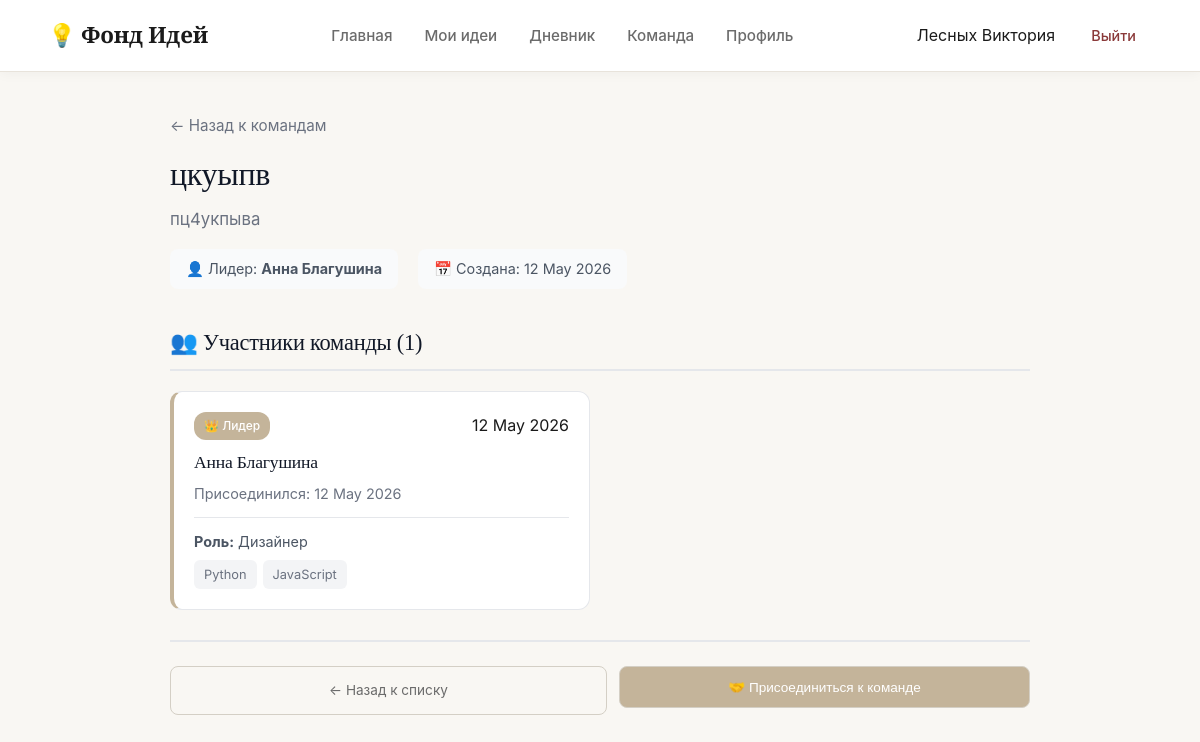
The page /team_members/3 (signed in) on the database as committed earlier.
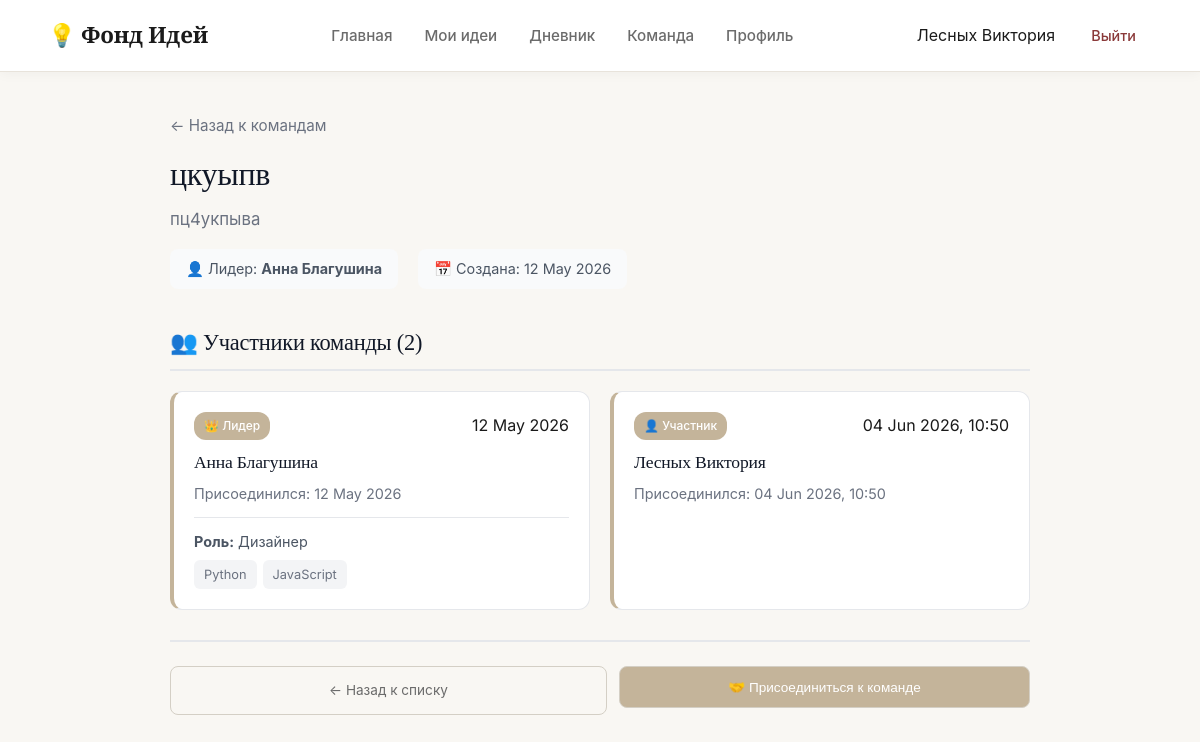
The same page on the database as committed later.
### data/models.py (models this page shows, shortened)
class TeamMember(db.Model):
    id = db.Column(db.Integer, primary_key=True)
    team_id = db.Column(db.Integer, db.ForeignKey('team.id'), nullable=False)
    user_id = db.Column(db.Integer, db.ForeignKey('user.id'), nullable=False)
    role = db.Column(db.String(50))
    joined_date = db.Column(db.String(50))
    user = db.relationship('User', backref='team_memberships', lazy=True)

class User(db.Model):
    id = db.Column(db.Integer, primary_key=True)
    username = db.Column(db.String(80), nullable=False)
    email = db.Column(db.String(120), unique=True, nullable=False)
    password_hash = db.Column(db.String(256))
    bio = db.Column(db.Text, default="")
    about_me = db.Column(db.Text, default="")
    city = db.Column(db.String(100), default="Москва, Россия")
    joined_year = db.Column(db.String(10), default="2026")
    is_email_visible = db.Column(db.Boolean, default=True)
    is_city_visible = db.Column(db.Boolean, default=True)
    is_photo_visible = db.Column(db.Boolean, default=True)
    is_skills_visible = db.Column(db.Boolean, default=True)
    is_description_visible = db.Column(db.Boolean, default=True)
    is_ideas_visible = db.Column(db.Boolean, default=True)
    is_team_visible = db.Column(db.Boolean, default=True)
    ideas = db.relationship('Idea', backref='author', lazy=True)
    diary_entries = db.relationship('DiaryEntry', backref='owner', lazy=True)
    skills = db.relationship('Skill', backref='owner_skill', lazy=True)

class TeamProfile(db.Model):
    id = db.Column(db.Integer, primary_key=True)
    user_id = db.Column(db.Integer, db.ForeignKey('user.id'), nullable=False)
    role = db.Column(db.String(50), nullable=False)
    skills = db.Column(db.String(200))
    description = db.Column(db.Text)
    looking_for = db.Column(db.String(20), default='team')
    status = db.Column(db.String(20), default='active')
    date = db.Column(db.String(50))
    owner = db.relationship('User', backref='team_profiles', lazy=True)

### app.py (the view)
@app.route('/team_members/<int:team_id>')
def team_members(team_id):
    user = get_current_user()
    if not user: return redirect(url_for('index'))
    team = Team.query.get_or_404(team_id)
    members = TeamMember.query.filter_by(team_id=team_id).all()
    return render_template('team_members.html', username=user.username, team=team, members=members, user=user)

### app.py (called while the page is built)
def get_current_user():
    if 'user_id' in session:
        return User.query.get(session['user_id'])
    return None

### templates/team_members.html (shortened to what the changed rows need)
<!DOCTYPE html>
<html lang="ru">
<head>
    <link rel="stylesheet" href="{{ url_for('static', filename='css/styles.css') }}">
    <link rel="stylesheet" href="{{ url_for('static', filename='css/team.css') }}">
    <link rel="stylesheet" href="{{ url_for('static', filename='css/dashboard.css') }}">
</head>
<body class="dash-body">
    <main class="team-main" style="max-width: 900px;">
        <div style="margin-bottom: 40px;">
            <h1 style="font-size: 2rem; margin-bottom: 12px; color: #111827;">{{ team.name }}</h1>
        </div>
        <div style="margin-bottom: 30px;">
            <h2 style="font-size: 1.4rem; margin-bottom: 20px; color: #111827; padding-bottom: 12px; border-bottom: 2px solid #e5e7eb;">
                👥 Участники команды ({{ members|length }})
            </h2>
            {% if members %}
                <div class="team-grid" style="display: grid; grid-template-columns: repeat(auto-fill, minmax(280px, 1fr)); gap: 20px;">
                    {% for member in members %}
                    <div class="team-card" style="border-left: 4px solid #C4B49A;">
                        <div class="card-header-team">
                            <span class="badge" style="background: #C4B49A; color: white;">
                                {{ '👑 Лидер' if member.role == 'Лидер' else '👤 Участник' }}
                            </span>
                            <span class="date">{{ member.joined_date }}</span>
                        </div>
                        <h3 style="font-size: 1.1rem; margin: 12px 0 8px 0; color: #111827;">
                            {{ member.user.username }}
                        </h3>
                        <p style="color: #6b7280; font-size: 0.9rem; margin-bottom: 12px;">
                            Присоединился: {{ member.joined_date }}
                        </p>
                        {% if member.user.team_profiles %}
                            {% set profile = member.user.team_profiles[0] %}
                            {% if profile.role or profile.skills %}
                            <div style="margin-top: 12px; padding-top: 12px; border-top: 1px solid #e5e7eb;">
                                {% if profile.role %}
                                <p style="font-size: 0.9rem; color: #4b5563; margin-bottom: 6px;">
                                    <strong>Роль:</strong> {{ profile.role }}
                                </p>
                                {% endif %}
                                {% if profile.skills %}
                                <div style="display: flex; flex-wrap: wrap; gap: 6px;">
                                    {% for skill in profile.skills.split(',')[:3] %}
                                        {% if skill.strip() %}
                                        <span style="background: #f3f4f6; padding: 4px 10px; border-radius: 6px; font-size: 0.8rem; color: #6b7280;">
                                            {{ skill.strip() }}
                                        </span>
                                        {% endif %}
                                    {% endfor %}
                                </div>
                                {% endif %}
                            </div>
                            {% endif %}
                        {% endif %}
                    </div>
                    {% endfor %}
                </div>
            {% endif %}
        </div>
    </main>
</body>
</html>

Rows that differ between the two databases and show on the page:
added TeamMember: role "👤 Участник", joined_date "04 Jun 2026, 10:50", user.username "Лесных Виктория"
Other text that changed with them:
{{ members|length }}: "1" → "2"
